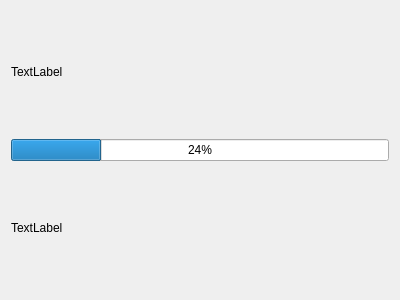
<?xml version="1.0" encoding="UTF-8"?>
<ui version="4.0">
 <class>FileScannerDialog</class>
 <widget class="QDialog" name="FileScannerDialog">
  <property name="windowModality">
   <enum>Qt::WindowModal</enum>
  </property>
  <property name="geometry">
   <rect>
    <x>0</x>
    <y>0</y>
    <width>400</width>
    <height>300</height>
   </rect>
  </property>
  <property name="windowTitle">
   <string>File Scanner</string>
  </property>
  <property name="windowIcon">
   <iconset resource="../MediaElch.qrc">
    <normaloff>:/img/MediaElch.png</normaloff>:/img/MediaElch.png</iconset>
  </property>
  <property name="modal">
   <bool>true</bool>
  </property>
  <layout class="QVBoxLayout" name="verticalLayout">
   <item>
    <widget class="QLabel" name="status">
     <property name="text">
      <string>TextLabel</string>
     </property>
    </widget>
   </item>
   <item>
    <widget class="QProgressBar" name="progressBar">
     <property name="value">
      <number>24</number>
     </property>
    </widget>
   </item>
   <item>
    <widget class="QLabel" name="currentDir">
     <property name="minimumSize">
      <size>
       <width>300</width>
       <height>0</height>
      </size>
     </property>
     <property name="maximumSize">
      <size>
       <width>300</width>
       <height>16777215</height>
      </size>
     </property>
     <property name="text">
      <string>TextLabel</string>
     </property>
    </widget>
   </item>
  </layout>
 </widget>
 <resources>
  <include location="../MediaElch.qrc"/>
 </resources>
 <connections/>
</ui>
